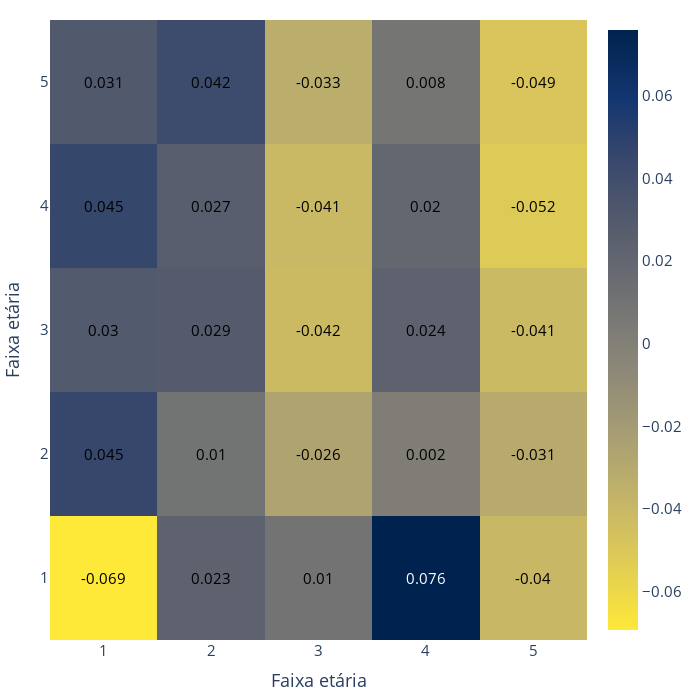

Notebook cell for this chart:
### Code cell
matrix_k = np.loadtxt("./C/output/matrix_0.0.txt").astype(int)
result = []
for i in range(5):
    M = matrix_k[matrix_k.T[0] == i][:,1:]
    kzinho = np.sum(M,axis = 1)

    M = M /  kzinho[:, np.newaxis]
    result.append(np.mean(M,axis=0))
result = np.array(result)
result = result - B
heat_map(result,np.array(range(1,6)),np.array(range(1,6)),'modelo')

### Figure 1 — Plotly figure (JSON) as saved in the notebook; plotly's stock layout.template omitted (floating-point values rounded to 4 significant figures)
{"data": [{"colorscale": [[0, "#fee838"], [0.1111, "#e1cc55"], [0.2222, "#c3b369"], [0.3333, "#a59c74"], [0.4444, "#8a8678"], [0.5556, "#707173"], [0.6667, "#575d6d"], [0.7778, "#3b496c"], [0.8889, "#123570"], [1, "#00224e"]], "type": "heatmap", "z": [[-0.0692, 0.02349, 0.009695, 0.07584, -0.03984], [0.04515, 0.009873, -0.02612, 0.001961, -0.03086], [0.03018, 0.02874, -0.04155, 0.02382, -0.04119], [0.04546, 0.02703, -0.04068, 0.01973, -0.05155], [0.03085, 0.0423, -0.0327, 0.008155, -0.04861]]}], "layout": {"annotations": [{"font": {"color": "black"}, "showarrow": false, "text": "-0.069", "x": 0, "xref": "x", "y": 0, "yref": "y"}, {"font": {"color": "black"}, "showarrow": false, "text": "0.023", "x": 1, "xref": "x", "y": 0, "yref": "y"}, {"font": {"color": "black"}, "showarrow": false, "text": "0.01", "x": 2, "xref": "x", "y": 0, "yref": "y"}, {"font": {"color": "white"}, "showarrow": false, "text": "0.076", "x": 3, "xref": "x", "y": 0, "yref": "y"}, {"font": {"color": "black"}, "showarrow": false, "text": "-0.04", "x": 4, "xref": "x", "y": 0, "yref": "y"}, {"font": {"color": "black"}, "showarrow": false, "text": "0.045", "x": 0, "xref": "x", "y": 1, "yref": "y"}, {"font": {"color": "black"}, "showarrow": false, "text": "0.01", "x": 1, "xref": "x", "y": 1, "yref": "y"}, {"font": {"color": "black"}, "showarrow": false, "text": "-0.026", "x": 2, "xref": "x", "y": 1, "yref": "y"}, {"font": {"color": "black"}, "showarrow": false, "text": "0.002", "x": 3, "xref": "x", "y": 1, "yref": "y"}, {"font": {"color": "black"}, "showarrow": false, "text": "-0.031", "x": 4, "xref": "x", "y": 1, "yref": "y"}, {"font": {"color": "black"}, "showarrow": false, "text": "0.03", "x": 0, "xref": "x", "y": 2, "yref": "y"}, {"font": {"color": "black"}, "showarrow": false, "text": "0.029", "x": 1, "xref": "x", "y": 2, "yref": "y"}, {"font": {"color": "black"}, "showarrow": false, "text": "-0.042", "x": 2, "xref": "x", "y": 2, "yref": "y"}, {"font": {"color": "black"}, "showarrow": false, "text": "0.024", "x": 3, "xref": "x", "y": 2, "yref": "y"}, {"font": {"color": "black"}, "showarrow": false, "text": "-0.041", "x": 4, "xref": "x", "y": 2, "yref": "y"}, {"font": {"color": "black"}, "showarrow": false, "text": "0.045", "x": 0, "xref": "x", "y": 3, "yref": "y"}, {"font": {"color": "black"}, "showarrow": false, "text": "0.027", "x": 1, "xref": "x", "y": 3, "yref": "y"}, {"font": {"color": "black"}, "showarrow": false, "text": "-0.041", "x": 2, "xref": "x", "y": 3, "yref": "y"}, {"font": {"color": "black"}, "showarrow": false, "text": "0.02", "x": 3, "xref": "x", "y": 3, "yref": "y"}, {"font": {"color": "black"}, "showarrow": false, "text": "-0.052", "x": 4, "xref": "x", "y": 3, "yref": "y"}, {"font": {"color": "black"}, "showarrow": false, "text": "0.031", "x": 0, "xref": "x", "y": 4, "yref": "y"}, {"font": {"color": "black"}, "showarrow": false, "text": "0.042", "x": 1, "xref": "x", "y": 4, "yref": "y"}, {"font": {"color": "black"}, "showarrow": false, "text": "-0.033", "x": 2, "xref": "x", "y": 4, "yref": "y"}, {"font": {"color": "black"}, "showarrow": false, "text": "0.008", "x": 3, "xref": "x", "y": 4, "yref": "y"}, {"font": {"color": "black"}, "showarrow": false, "text": "-0.049", "x": 4, "xref": "x", "y": 4, "yref": "y"}], "font": {"size": 15}, "height": 700, "margin": {"b": 20, "l": 20, "r": 20, "t": 20}, "paper_bgcolor": "rgba(0,0,0,0)", "width": 700, "xaxis": {"tickfont": {"size": 15}, "ticktext": [1, 2, 3, 4, 5], "tickvals": [0, 1, 2, 3, 4], "title": {"text": "Faixa etária"}}, "yaxis": {"tickfont": {"size": 15}, "ticktext": [1, 2, 3, 4, 5], "tickvals": [0, 1, 2, 3, 4], "title": {"text": "Faixa etária"}}}}
